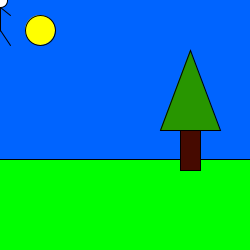
Frame 1 (no input)
Frame 60 (the mouse pressed at the canvas centre just before this capture): identical to frame 1, image omitted
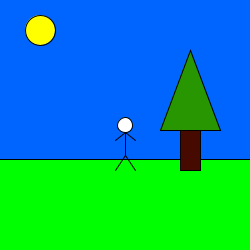
Frame 120 (the mouse held since frame 60 and released just before this capture)

The Processing sketch that drew these frames (run headless with seeded random() and noise(); from frame 60 on, the mouse is pressed at the canvas centre):

// Processing sketch: processing_85370
// ── processing_85370.pde

void setup(){
  
  size(250,250);
  smooth();
}

void draw(){
  
  rectMode(CENTER);
  ellipseMode(CENTER);
  
  background(0,100,255);
  
  fill(0,255,0);
  rect(125,210,252,102);
  
  fill(70,10,0);
  rect(190,150,20,40);
  
  fill(40,150,0);
  triangle(190,50,160,130,220,130);
  
  fill(255);
  ellipse(mouseX,mouseY,15,15);
  line(mouseX,mouseY+7.5,mouseX,mouseY+30);
  line(mouseX,mouseY+7.5,mouseX-10,mouseY+15);
  line(mouseX,mouseY+7.5,mouseX+10,mouseY+15);
  line(mouseX,mouseY+30,mouseX-10,mouseY+45);
  line(mouseX,mouseY+30,mouseX+10,mouseY+45);
  
  fill(255,255,0);
  ellipse(40,30,30,30);

}
